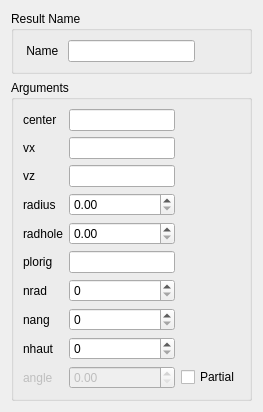
<?xml version="1.0" encoding="UTF-8"?>
<ui version="4.0">
 <class>MakeSphereDialog</class>
 <widget class="QDialog" name="MakeSphereDialog">
  <property name="geometry">
   <rect>
    <x>0</x>
    <y>0</y>
    <width>263</width>
    <height>395</height>
   </rect>
  </property>
  <property name="windowTitle">
   <string>Dialog</string>
  </property>
  <layout class="QVBoxLayout" name="verticalLayout">
   <item>
    <widget class="QGroupBox" name="groupBox_3">
     <property name="title">
      <string>Result Name</string>
     </property>
     <layout class="QFormLayout" name="formLayout_2">
      <item row="0" column="0">
       <widget class="QLabel" name="label_15">
        <property name="text">
         <string> Name </string>
        </property>
       </widget>
      </item>
      <item row="0" column="1">
       <widget class="QLineEdit" name="name_le">
        <property name="sizePolicy">
         <sizepolicy hsizetype="Preferred" vsizetype="Fixed">
          <horstretch>0</horstretch>
          <verstretch>0</verstretch>
         </sizepolicy>
        </property>
        <property name="maximumSize">
         <size>
          <width>127</width>
          <height>16777215</height>
         </size>
        </property>
       </widget>
      </item>
     </layout>
    </widget>
   </item>
   <item>
    <widget class="QGroupBox" name="groupBox">
     <property name="title">
      <string>Arguments</string>
     </property>
     <layout class="QGridLayout" name="gridLayout">
      <item row="0" column="0" colspan="2">
       <widget class="QLabel" name="label">
        <property name="text">
         <string>center</string>
        </property>
       </widget>
      </item>
      <item row="0" column="2">
       <widget class="QLineEdit" name="center_le">
        <property name="sizePolicy">
         <sizepolicy hsizetype="Maximum" vsizetype="Fixed">
          <horstretch>0</horstretch>
          <verstretch>0</verstretch>
         </sizepolicy>
        </property>
       </widget>
      </item>
      <item row="3" column="2">
       <widget class="QLineEdit" name="vz_le">
        <property name="sizePolicy">
         <sizepolicy hsizetype="Maximum" vsizetype="Fixed">
          <horstretch>0</horstretch>
          <verstretch>0</verstretch>
         </sizepolicy>
        </property>
       </widget>
      </item>
      <item row="4" column="0" colspan="2">
       <widget class="QLabel" name="label_4">
        <property name="text">
         <string>radius</string>
        </property>
       </widget>
      </item>
      <item row="4" column="2">
       <widget class="QDoubleSpinBox" name="radius_spb"/>
      </item>
      <item row="5" column="0" colspan="2">
       <widget class="QLabel" name="label_6">
        <property name="text">
         <string>radhole</string>
        </property>
       </widget>
      </item>
      <item row="5" column="2">
       <widget class="QDoubleSpinBox" name="radhole_spb"/>
      </item>
      <item row="6" column="0" colspan="2">
       <widget class="QLabel" name="label_7">
        <property name="text">
         <string>plorig</string>
        </property>
       </widget>
      </item>
      <item row="6" column="2">
       <widget class="QLineEdit" name="plorig_le">
        <property name="sizePolicy">
         <sizepolicy hsizetype="Maximum" vsizetype="Fixed">
          <horstretch>0</horstretch>
          <verstretch>0</verstretch>
         </sizepolicy>
        </property>
       </widget>
      </item>
      <item row="7" column="0" colspan="2">
       <widget class="QLabel" name="label_8">
        <property name="text">
         <string>nrad</string>
        </property>
       </widget>
      </item>
      <item row="7" column="2">
       <widget class="QSpinBox" name="nrad_spb"/>
      </item>
      <item row="8" column="0" colspan="2">
       <widget class="QLabel" name="label_9">
        <property name="text">
         <string>nang</string>
        </property>
       </widget>
      </item>
      <item row="8" column="2">
       <widget class="QSpinBox" name="nang_spb"/>
      </item>
      <item row="9" column="0" colspan="2">
       <widget class="QLabel" name="label_10">
        <property name="text">
         <string>nhaut</string>
        </property>
       </widget>
      </item>
      <item row="9" column="2">
       <widget class="QSpinBox" name="nhaut_spb"/>
      </item>
      <item row="10" column="0">
       <widget class="QLabel" name="angle_label">
        <property name="enabled">
         <bool>false</bool>
        </property>
        <property name="text">
         <string>angle</string>
        </property>
       </widget>
      </item>
      <item row="10" column="2">
       <widget class="QDoubleSpinBox" name="angle_spb">
        <property name="enabled">
         <bool>false</bool>
        </property>
       </widget>
      </item>
      <item row="1" column="0">
       <widget class="QLabel" name="label_2">
        <property name="text">
         <string>vx</string>
        </property>
       </widget>
      </item>
      <item row="1" column="2">
       <widget class="QLineEdit" name="vx_le">
        <property name="sizePolicy">
         <sizepolicy hsizetype="Maximum" vsizetype="Fixed">
          <horstretch>0</horstretch>
          <verstretch>0</verstretch>
         </sizepolicy>
        </property>
       </widget>
      </item>
      <item row="3" column="0">
       <widget class="QLabel" name="label_3">
        <property name="text">
         <string>vz</string>
        </property>
       </widget>
      </item>
      <item row="10" column="3">
       <widget class="QCheckBox" name="partial_cb">
        <property name="text">
         <string>Partial</string>
        </property>
        <property name="checked">
         <bool>false</bool>
        </property>
       </widget>
      </item>
     </layout>
    </widget>
   </item>
  </layout>
 </widget>
 <resources/>
 <connections>
  <connection>
   <sender>partial_cb</sender>
   <signal>toggled(bool)</signal>
   <receiver>angle_spb</receiver>
   <slot>setEnabled(bool)</slot>
   <hints>
    <hint type="sourcelabel">
     <x>291</x>
     <y>210</y>
    </hint>
    <hint type="destinationlabel">
     <x>190</x>
     <y>392</y>
    </hint>
   </hints>
  </connection>
  <connection>
   <sender>partial_cb</sender>
   <signal>toggled(bool)</signal>
   <receiver>angle_label</receiver>
   <slot>setEnabled(bool)</slot>
   <hints>
    <hint type="sourcelabel">
     <x>285</x>
     <y>391</y>
    </hint>
    <hint type="destinationlabel">
     <x>43</x>
     <y>392</y>
    </hint>
   </hints>
  </connection>
 </connections>
</ui>
